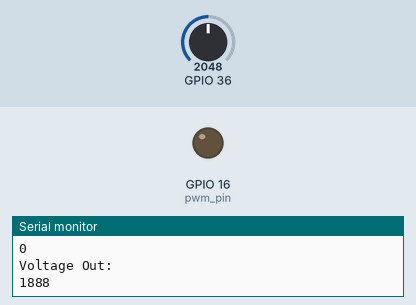
Simulated run of this sketch. Board: ESP32. Parts: output pins drawn as LEDs (lit = HIGH), the last lines printed to the serial monitor. The test bench sets the inputs (shaded band); at power-on: GPIO 36 = 2048.

Above: at 1.3 s.
1.4 s: GPIO 36 set to 3603
At 2.1 s:
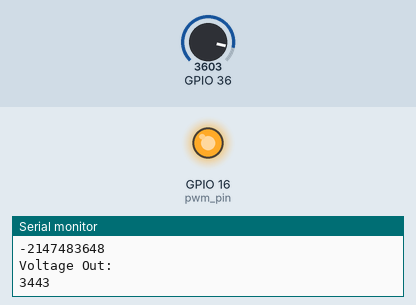
3.0 s: GPIO 36 set to 3490
At 4.4 s:
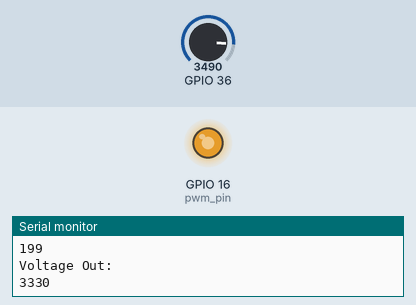
Timing chart, 0 to 6.0 s (numbered marks = the images above; inputs shaded):
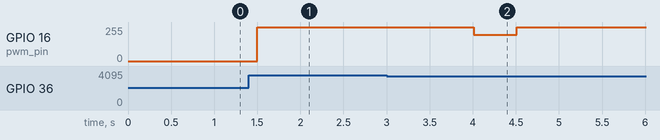

The sketch:

app.ino
```cpp
// Length of tempArray (MA-filter)
#define length 30
#define pwm_pin 16

//Pwm-signal settings
const int frequency = 50;
const int pwmChannel = 0;
const int resolution = 8;

int Vo;         // Voltage out
int dutycycle;  // From 0-255, 0%-100% power

class PID {
   public:
    int Vo;
    float temperature, sum, temperatureReading, error;

   private:
   	//Constants
    int Kp = 40;
    float Ki = 0.1;
    float Kd = 0.1;

    int setpoint = 25; //Setpoint = target temperature
    float proportional = 0;
    float integral = 0;
    float derivative = 0;
    float elapsedTime, Time, prevTime, prevError;
    float tempArray[length];  // Array for a moving average filter

   public:
    void setup() {
        for (int i = 0; i < length; i++) {
            tempArray[i] = 20;
        }
    }
    void updateController() {
        Vo = analogRead(36) - 160;
        temperatureReading = voltageToTemp(Vo);

        // Wating to add values to the array
        // to make sure there are no wrong values from startup
        if (millis() > 4000) {
            temperature = averageOfArray(tempArray);
            addToArray();
        } else {
            temperature = temperatureReading;
        }

        error = setpoint - temperature;

        proportional = Kp * error;

        // Integral wind-up prevention:
        if ((error > -3) && (error < 3)) {
            integral = integral + (Ki * error);
        } else {
            integral = 0;
        }

        prevTime = Time;
        Time = millis();
        elapsedTime = (Time - prevTime);
        derivative = Kd * ((error - prevError) / elapsedTime);

        sum = proportional + integral + derivative;

        if (sum < 0) {
            dutycycle = 0;
        } else if (sum > 255) {
            dutycycle = 255;
        } else {
            dutycycle = sum;
        }
        prevError = error;
    }

   private:
    float voltageToTemp(int Vo) {
        const float c1 = 0.001129148, c2 = 0.000234125,
                    c3 = 0.0000000876741;  // steinhart-hart coefficients
        const float R1 = 10000;
        float logR2, R2;

        R2 = R1 * (3330.0 / (float)Vo - 1.0);  // Resistance in thermistor
        logR2 = log(R2);
        return (1.0 / (c1 + c2 * logR2 + c3 * logR2 * logR2 * logR2)) - 273.15;
    }

    // Add new temperature reading to beginning of the array, and discard the
    // last value in the array
    void addToArray() {
        tempArray[0] = temperatureReading;
        for (int i = length - 1; i >= 1; i--) {
            tempArray[i] = tempArray[i - 1];
        }
    }

    float averageOfArray(float array[]) {
        float sum = 0;
        for (int i = 0; i < length; i++) {
            sum += array[i];
        }
        return sum / length;
    }
};

PID pid;

void setup() {
    Serial.begin(9600);
    ledcSetup(pwmChannel, frequency, resolution);
    ledcAttachPin(pwm_pin, pwmChannel);
    // Adding values to the array to make the filter stable quicker
    pid.setup();
}

void loop() {
    pid.updateController();

    Serial.println("Temperature:");
    Serial.println(pid.temperature);
    Serial.println("Dutycycle:");
    Serial.println(dutycycle);
    Serial.println("Voltage Out:");
    Serial.println(pid.Vo);

    ledcWrite(pwmChannel, dutycycle);
    delay(500);
}
```

Measured:
- the behaviour switches between 3491 and 3490 on GPIO 36 (found by bisection; images 1 and 2)
- after the input at 1.4 s, GPIO 16 (pwm_pin): 0/255 → 255/255 after 0.10 s
- after the input at 3.0 s, GPIO 16 (pwm_pin): 255/255 → 198/255 after 1.0 s, → 255/255 0.50 s later
